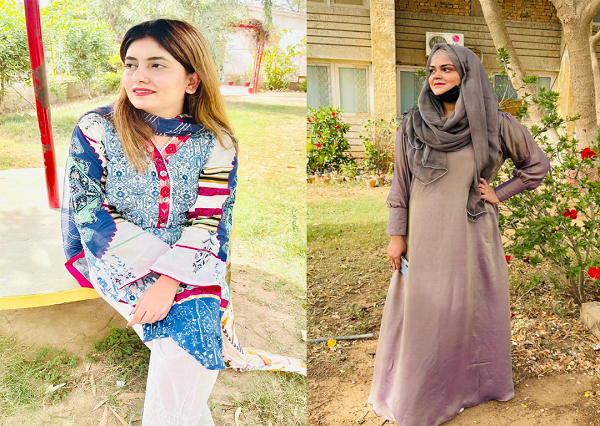
#> input picture CalculatingGradient/Maak1.png, 600 x 426 px
$ python CalculatingGradient.py   (older library calls are emulated)
#> lines starting #> are read from the running program, lines starting #| are printed output that depends on the picture
import cv2
from skimage import io

# Read image
src = cv2.imread("Maak1.png")
#> src is the input picture: shape (426, 600, 3); mean B, G, R 130.2, 165.3, 184.5
# Apply gaussian blur
cv2.GaussianBlur(src, (3, 3), 10)
# Convert image to grayscale
gray = cv2.cvtColor(src, cv2.COLOR_BGR2GRAY)
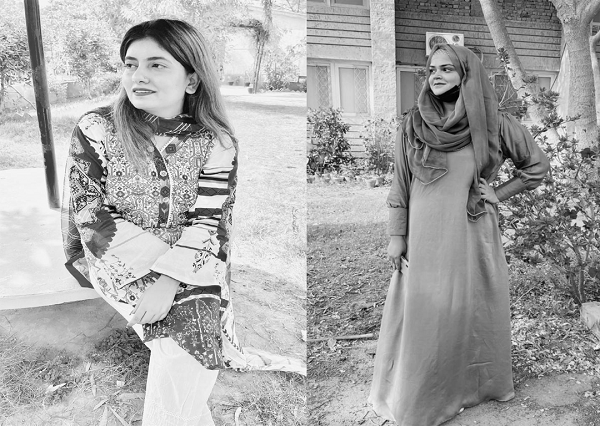
#> gray: shape (426, 600); min 0, max 255, mean 167
# Apply Sobel method to the grayscale image
grad_x = cv2.Sobel(gray, cv2.CV_16S, 1, 0, ksize=3, scale=1, delta=0, borderType=cv2.BORDER_DEFAULT)
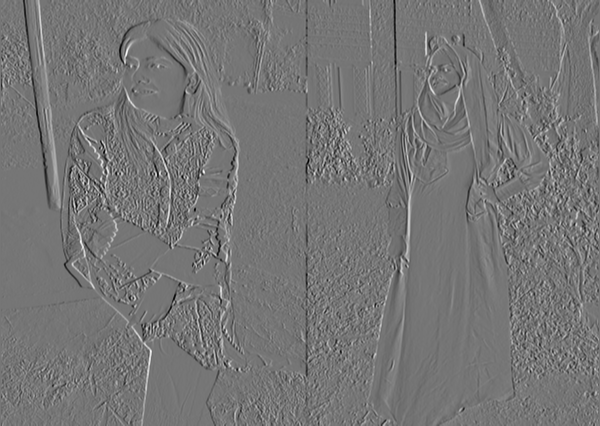
#> grad_x: shape (426, 600) int16; min -810, max 939, mean -0.9; drawn with min black and max white
# Horizontal Sobel Derivation
grad_y = cv2.Sobel(gray, cv2.CV_16S, 0, 1, ksize=3, scale=1, delta=0, borderType=cv2.BORDER_DEFAULT)
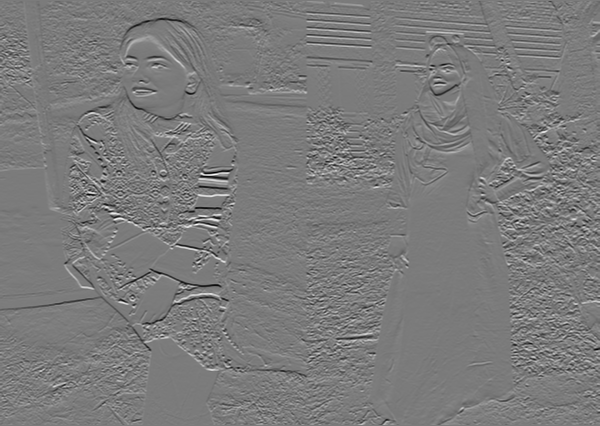
#> grad_y: shape (426, 600) int16; min -890, max 947, mean 0.4; drawn with min black and max white
# Vertical Sobel Derivation
abs_grad_x = cv2.convertScaleAbs(grad_x)
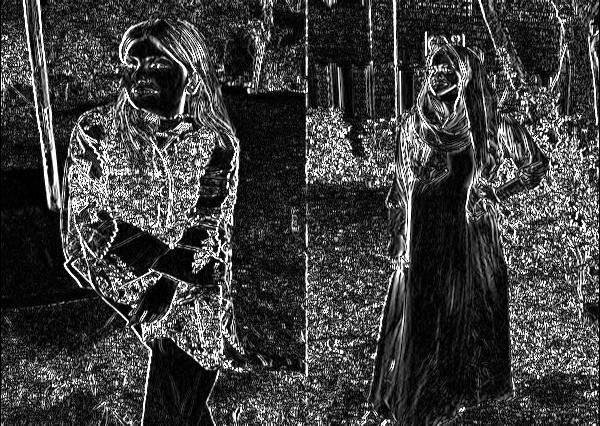
#> abs_grad_x: shape (426, 600); min 0, max 255, mean 62.4
abs_grad_y = cv2.convertScaleAbs(grad_y)
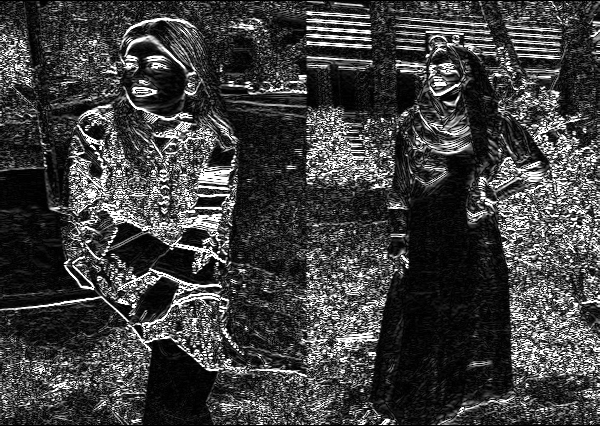
#> abs_grad_y: shape (426, 600); min 0, max 255, mean 63.7
grad = cv2.addWeighted(abs_grad_x, 0.5, abs_grad_y, 0.5, 0)
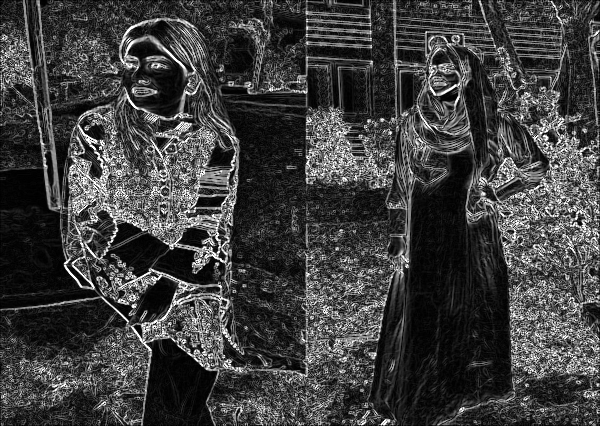
#> grad: shape (426, 600); min 0, max 255, mean 63.1
# Apply both
# Show the image
cv2.imshow("Original Image", src)
cv2.imshow("Gradient Image", grad)
# save result image on disk
io.imsave("Results/Original Image.png", src)
io.imsave("Results/Gradient Image.png", grad)
# wait for key to end
cv2.waitKey(0)
